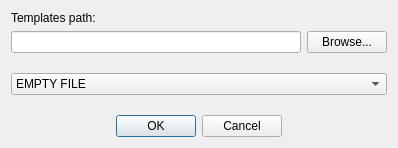
<?xml version="1.0" encoding="UTF-8"?>
<ui version="4.0">
 <class>newFileDialog</class>
 <widget class="QDialog" name="newFileDialog">
  <property name="geometry">
   <rect>
    <x>0</x>
    <y>0</y>
    <width>398</width>
    <height>148</height>
   </rect>
  </property>
  <property name="windowTitle">
   <string>New file</string>
  </property>
  <layout class="QVBoxLayout" name="verticalLayout_3">
   <item>
    <layout class="QVBoxLayout" name="verticalLayout_2">
     <item>
      <layout class="QVBoxLayout" name="verticalLayout">
       <item>
        <widget class="QLabel" name="label">
         <property name="text">
          <string>Templates path:</string>
         </property>
        </widget>
       </item>
       <item>
        <layout class="QHBoxLayout" name="horizontalLayout">
         <item>
          <widget class="QLineEdit" name="pathLineEdit">
           <property name="readOnly">
            <bool>true</bool>
           </property>
          </widget>
         </item>
         <item>
          <widget class="QPushButton" name="browsePushButton">
           <property name="text">
            <string>Browse...</string>
           </property>
           <property name="icon">
            <iconset resource="application.qrc">
             <normaloff>:/images/browse.png</normaloff>:/images/browse.png</iconset>
           </property>
          </widget>
         </item>
        </layout>
       </item>
      </layout>
     </item>
     <item>
      <spacer name="verticalSpacer">
       <property name="orientation">
        <enum>Qt::Vertical</enum>
       </property>
       <property name="sizeHint" stdset="0">
        <size>
         <width>20</width>
         <height>40</height>
        </size>
       </property>
      </spacer>
     </item>
     <item>
      <widget class="QComboBox" name="fileComboBox">
       <item>
        <property name="text">
         <string>EMPTY FILE</string>
        </property>
       </item>
      </widget>
     </item>
     <item>
      <spacer name="verticalSpacer_2">
       <property name="orientation">
        <enum>Qt::Vertical</enum>
       </property>
       <property name="sizeHint" stdset="0">
        <size>
         <width>20</width>
         <height>40</height>
        </size>
       </property>
      </spacer>
     </item>
    </layout>
   </item>
   <item>
    <spacer name="verticalSpacer_3">
     <property name="orientation">
      <enum>Qt::Vertical</enum>
     </property>
     <property name="sizeHint" stdset="0">
      <size>
       <width>20</width>
       <height>40</height>
      </size>
     </property>
    </spacer>
   </item>
   <item>
    <layout class="QHBoxLayout" name="horizontalLayout_2">
     <item>
      <spacer name="horizontalSpacer_2">
       <property name="orientation">
        <enum>Qt::Horizontal</enum>
       </property>
       <property name="sizeHint" stdset="0">
        <size>
         <width>40</width>
         <height>20</height>
        </size>
       </property>
      </spacer>
     </item>
     <item>
      <widget class="QDialogButtonBox" name="buttonBox">
       <property name="orientation">
        <enum>Qt::Horizontal</enum>
       </property>
       <property name="standardButtons">
        <set>QDialogButtonBox::Cancel|QDialogButtonBox::Ok</set>
       </property>
      </widget>
     </item>
     <item>
      <spacer name="horizontalSpacer">
       <property name="orientation">
        <enum>Qt::Horizontal</enum>
       </property>
       <property name="sizeHint" stdset="0">
        <size>
         <width>40</width>
         <height>20</height>
        </size>
       </property>
      </spacer>
     </item>
    </layout>
   </item>
  </layout>
 </widget>
 <resources>
  <include location="../src-common/application.qrc"/>
 </resources>
 <connections>
  <connection>
   <sender>buttonBox</sender>
   <signal>accepted()</signal>
   <receiver>newFileDialog</receiver>
   <slot>accept()</slot>
   <hints>
    <hint type="sourcelabel">
     <x>248</x>
     <y>254</y>
    </hint>
    <hint type="destinationlabel">
     <x>157</x>
     <y>274</y>
    </hint>
   </hints>
  </connection>
  <connection>
   <sender>buttonBox</sender>
   <signal>rejected()</signal>
   <receiver>newFileDialog</receiver>
   <slot>reject()</slot>
   <hints>
    <hint type="sourcelabel">
     <x>316</x>
     <y>260</y>
    </hint>
    <hint type="destinationlabel">
     <x>286</x>
     <y>274</y>
    </hint>
   </hints>
  </connection>
 </connections>
</ui>
